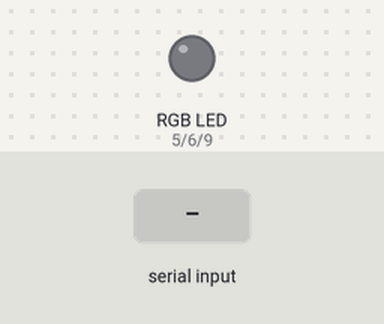
A sketch run on a simulated Arduino Uno, built with avr-gcc and run on an emulated ATmega328P. Shown: an RGB LED mixed from three pins (HIGH = lit). The test bench sets the inputs (shaded band). Dim RGB values are drawn brighter than linear; what the sketch prints to the serial monitor is not drawn.

Above: at 1.2 s.
1.3 s: "A" received over Serial
At 1.65 s:
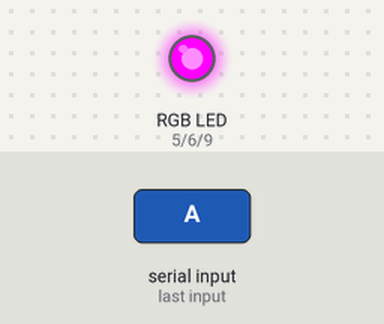
3.3 s: "R" received over Serial
At 4.4 s:
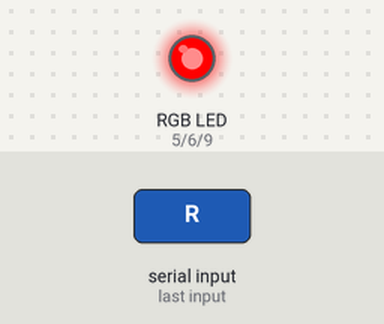
4.8 s: "G" received over Serial
At 5.6 s:
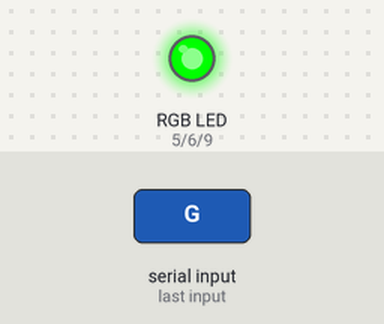
6.3 s: "B" received over Serial
At 6.8 s:
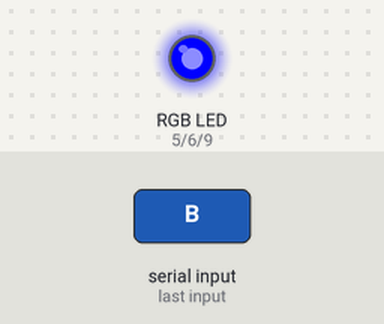
7.8 s: "P" received over Serial
At 8.46 s:
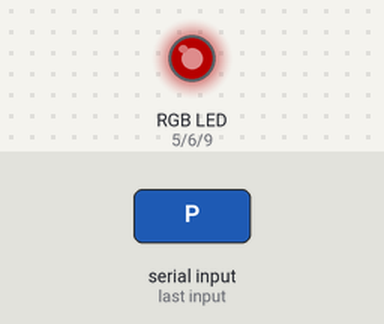
10.8 s: "F" received over Serial
At 11.6 s:
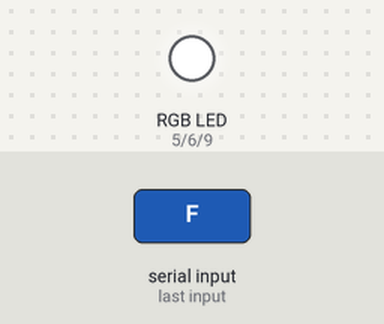
Timing chart, 0 to 13.3 s (numbered marks = the images above; inputs shaded):
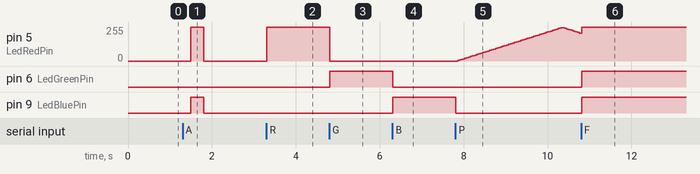

Measured:
- after the input at 1.3 s, pin 5 (LedRedPin): 0/255 → 255/255 after 0.20 s, → 0/255 0.30 s later; pin 6 (LedGreenPin): stays LOW (without the input it goes to HIGH after 0.25 s); pin 9 (LedBluePin): LOW → HIGH after 0.20 s, → LOW 0.30 s later
- after the input at 3.3 s, pin 5 (LedRedPin): 0/255 → 255/255 at once
- after the input at 4.8 s, pin 5 (LedRedPin): 255/255 → 0/255 at once; pin 6 (LedGreenPin): LOW → HIGH at once
- after the input at 6.3 s, pin 6 (LedGreenPin): HIGH → LOW at once; pin 9 (LedBluePin): LOW → HIGH at once
- after the input at 7.8 s, pin 5 (LedRedPin): rises from 0/255 to 250/255 in 2.5 s, then falls to 210/255 in 0.45 s; pin 9 (LedBluePin): HIGH → LOW at once
- after the input at 10.8 s, pin 6 (LedGreenPin), pin 9 (LedBluePin): LOW → HIGH at once

The sketch:

BTBase.ino
```cpp
#define LedRedPin      5
#define LedGreenPin    6
#define LedBluePin     9

char buffer;
int connectStatus = 0;
int freeCount = 0;
String validChar = "RGBLPT!F";

void setup()
{
  Serial.begin(9600);

  pinMode(LedRedPin, OUTPUT);
  pinMode(LedGreenPin, OUTPUT);
  pinMode(LedBluePin, OUTPUT);

  connectStatus = 0;
}

void loop()
{
  if (Serial)
  {
     if (connectStatus == 0)
     {
       int waitCount = 0;
       Serial.print("A");

       while (waitCount < 3)
       {
         if (Serial.available())
         {
           buffer = Serial.read();
           if (buffer == 'A')
           {
             LedRGB(255,0,255);
             delay(300);
             LedRGB(0,0,0);
             connectStatus = 1;
             return;
           }
         }
         delay(500);
         waitCount++;
       }

       LedFade(LedGreenPin, 10);
     }
     else
     {
        if (Serial.available())
        {
           freeCount =0;
           buffer = Serial.read();

           if (validChar.indexOf(buffer) >= 0)
           {
             if (buffer == '!')
             {
               LedRGB(0,0,0);
             }
             else if (buffer == 'R')
             {
               LedRGB(255,0,0);
             }
             else if (buffer == 'G')
             {
               LedRGB(0,255,0);
             }
             else if (buffer == 'B')
             {
               LedRGB(0,0,255);
             }
             else if (buffer == 'P')
             {
               LedFade(LedRedPin, 5);
             }
             else if (buffer == 'F')
             {
               LedRGB(255,255,255);
               Serial.end();
               Serial.begin(57600);
               delay(10000);
               LedRGB(0,0,0);
               Serial.end();
               Serial.begin(9600);
             }
             Serial.print("O");
           }
           else
           {
             Serial.print("E");
           }
        }
        else
        {
          if (freeCount >= 10)
          {
            LedFade(LedRedPin, 2);
          }
          else
          {
            freeCount++;
            LoopInActive(1);
          }
        }
     }
  }
  else
  {
     LedFade(LedBluePin, 10);
     connectStatus = 0;
  }
}

void LedFade(int colorPin, int fadeSpeed)
{
  LedRGB(0,0,0);

  for(int fadeValue = 0; fadeValue <= 250; fadeValue += fadeSpeed) {
    if (Serial.available()) return;
    analogWrite(colorPin, fadeValue);
    delay(50);
  }

  for(int fadeValue = 250 ; fadeValue >= 0; fadeValue -= fadeSpeed) {
    if (Serial.available()) return;
    analogWrite(colorPin, fadeValue);
    delay(50);
  }

  LedRGB(0,0,0);
}

void LoopInActive(int seconds)
{
  for(int rounds = 0 ; rounds < seconds * 100; rounds++)
  {
    if (Serial.available()) return;

    delay(10);
  }
}

void LedRGB(int R, int G, int B)
{
    analogWrite(LedRedPin, R);
    analogWrite(LedGreenPin, G);
    analogWrite(LedBluePin, B);
}
```
